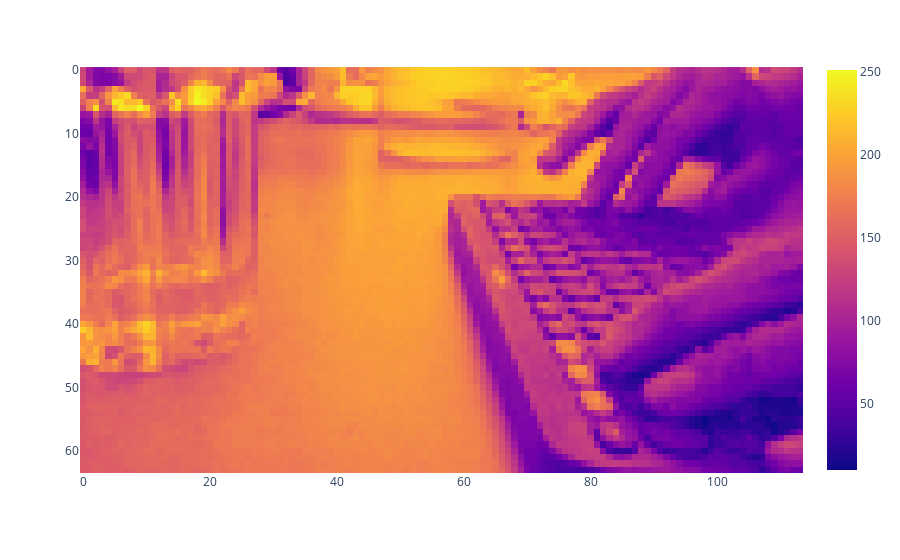

Notebook source saved alongside this figure:
### Code cell
import plotly.express as px
x = picam2.capture_array("main")
px.imshow(x[:,:, 2])

### Figure 1 — Plotly figure (JSON) as saved in the notebook; plotly's stock layout.template omitted (floating-point values rounded to 4 significant figures; data arrays with more than 128 entries replaced by an {"elided": "..."} marker saying what was removed)
{"data": [{"coloraxis": "coloraxis", "hovertemplate": "x: %{x}<br>y: %{y}<br>color: %{z}<extra></extra>", "name": "0", "type": "heatmap", "xaxis": "x", "yaxis": "y", "z": {"elided": "64x114 int values"}}], "layout": {"coloraxis": {"colorscale": [[0, "#0d0887"], [0.1111, "#46039f"], [0.2222, "#7201a8"], [0.3333, "#9c179e"], [0.4444, "#bd3786"], [0.5556, "#d8576b"], [0.6667, "#ed7953"], [0.7778, "#fb9f3a"], [0.8889, "#fdca26"], [1, "#f0f921"]]}, "margin": {"t": 60}, "xaxis": {"anchor": "y", "constrain": "domain", "domain": [0, 1], "scaleanchor": "y"}, "yaxis": {"anchor": "x", "autorange": "reversed", "constrain": "domain", "domain": [0, 1]}}}
